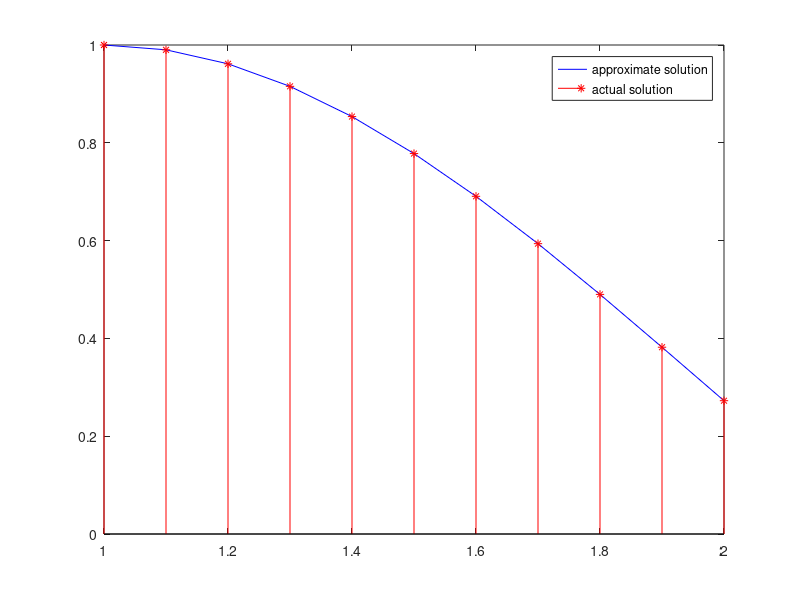

This chart was generated by the following MATLAB code:
% Use the RK method for the system to approximate the solution of the
% following second order differential equation and compare the result
% to the actual solution.
%
% t^2*y'' - 2*t*y' + 2*y = t^3*ln(t),   1 <= t <= 2,   h = 0.1,
% y(1) = 1,  y'(1) = 0
%
% Actual solution:
% y(t) = (7/4)*t + (1/2)*t^3*ln(t) - (3/4)*t^3

function rk3
clc
clf
clear all
a=1;
b=2;
alpha=1;
alpha1=0;
h=0.1;
n=(b-a)/h;
t=linspace(a,b,n+1);
y(1)=alpha;
y1(1)=alpha1;
for i=1:n
    k1=h*f1(t(i),y(i),y1(i));
    p1=h*f2(t(i),y(i),y1(i));
    k2=h*f1(t(i)+h/2,y(i)+k1/2,y1(i)+p1/2);
    p2=h*f2(t(i)+h/2,y(i)+k1/2,y1(i)+p1/2);
    k3=h*f1(t(i)+h/2,y(i)+k2/2,y1(i)+p2/2);
    p3=h*f2(t(i)+h/2,y(i)+k2/2,y1(i)+p2/2);
    k4=h*f1(t(i)+h,y(i)+k3,y1(i)+p3);
    p4=h*f2(t(i)+h,y(i)+k3,y1(i)+p3);
    y(i+1)=y(i)+(k1+2*k2+2*k3+k4)/6;
    y1(i+1)=y1(i)+(p1+2*p2+2*p3+p4)/6;
end
plot(t,y,'-b')
hold on
ey=(7/4)*t+(1/2)*(t.^3).*log(t)-(3/4)*(t.^3);
stem (t,ey,'*r')
hold on
legend('approximate solution','actual solution');
fprintf(' t approximate exact error \n');
for i=1:n+1
    fprintf(' %11.5f %11.5f %11.5f %11.5f \n',t(i),y(i),ey(i),abs(ey(i)-y(i)));
end
function z1=f1(t,y,y1)
z1=y1;
function z2=f2(t,y,y1)
z2=(2/t)*y1-(2/(t.^2))*y+t*log(t);
